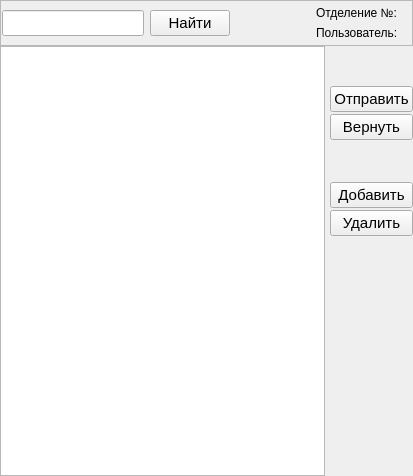
         <widget class="QWidget" name="tab_2">
          <attribute name="title">
           <string>Отделения</string>
          </attribute>
          <layout class="QVBoxLayout" name="verticalLayout_6">
           <property name="spacing">
            <number>0</number>
           </property>
           <property name="leftMargin">
            <number>0</number>
           </property>
           <property name="topMargin">
            <number>0</number>
           </property>
           <property name="rightMargin">
            <number>0</number>
           </property>
           <property name="bottomMargin">
            <number>0</number>
           </property>
           <item>
            <layout class="QVBoxLayout" name="verticalLayout_5">
             <property name="spacing">
              <number>0</number>
             </property>
             <item>
              <widget class="QFrame" name="frame_2">
               <property name="frameShape">
                <enum>QFrame::StyledPanel</enum>
               </property>
               <property name="frameShadow">
                <enum>QFrame::Raised</enum>
               </property>
               <layout class="QHBoxLayout" name="horizontalLayout_21">
                <property name="leftMargin">
                 <number>1</number>
                </property>
                <property name="topMargin">
                 <number>5</number>
                </property>
                <property name="rightMargin">
                 <number>1</number>
                </property>
                <property name="bottomMargin">
                 <number>5</number>
                </property>
                <item>
                 <widget class="QLineEdit" name="S1_p2_lineEdit1">
                  <property name="font">
                   <font>
                    <pointsize>11</pointsize>
                   </font>
                  </property>
                 </widget>
                </item>
                <item>
                 <widget class="QPushButton" name="S1_p2_Button1">
                  <property name="font">
                   <font>
                    <pointsize>11</pointsize>
                   </font>
                  </property>
                  <property name="text">
                   <string>Найти</string>
                  </property>
                  <property name="autoDefault">
                   <bool>true</bool>
                  </property>
                  <property name="default">
                   <bool>false</bool>
                  </property>
                 </widget>
                </item>
                <item>
                 <spacer name="horizontalSpacer_2">
                  <property name="orientation">
                   <enum>Qt::Horizontal</enum>
                  </property>
                  <property name="sizeHint" stdset="0">
                   <size>
                    <width>40</width>
                    <height>20</height>
                   </size>
                  </property>
                 </spacer>
                </item>
                <item>
                 <spacer name="horizontalSpacer_4">
                  <property name="orientation">
                   <enum>Qt::Horizontal</enum>
                  </property>
                  <property name="sizeHint" stdset="0">
                   <size>
                    <width>40</width>
                    <height>20</height>
                   </size>
                  </property>
                 </spacer>
                </item>
                <item>
                 <layout class="QVBoxLayout" name="verticalLayout">
                  <item>
                   <layout class="QHBoxLayout" name="horizontalLayout_6">
                    <item>
                     <widget class="QLabel" name="S1_label_n3">
                      <property name="font">
                       <font>
                        <pointsize>9</pointsize>
                       </font>
                      </property>
                      <property name="text">
                       <string>Отделение №:</string>
                      </property>
                     </widget>
                    </item>
                    <item>
                     <widget class="QLabel" name="S1_label_3">
                      <property name="font">
                       <font>
                        <pointsize>9</pointsize>
                       </font>
                      </property>
                      <property name="text">
                       <string/>
                      </property>
                     </widget>
                    </item>
                   </layout>
                  </item>
                  <item>
                   <layout class="QHBoxLayout" name="horizontalLayout_7">
                    <item>
                     <widget class="QLabel" name="S1_label_n4">
                      <property name="font">
                       <font>
                        <pointsize>9</pointsize>
                       </font>
                      </property>
                      <property name="text">
                       <string>Пользователь:</string>
                      </property>
                     </widget>
                    </item>
                    <item>
                     <widget class="QLabel" name="S1_label_4">
                      <property name="font">
                       <font>
                        <pointsize>9</pointsize>
                       </font>
                      </property>
                      <property name="text">
                       <string/>
                      </property>
                     </widget>
                    </item>
                   </layout>
                  </item>
                 </layout>
                </item>
               </layout>
              </widget>
             </item>
             <item>
              <layout class="QHBoxLayout" name="horizontalLayout_22">
               <property name="spacing">
                <number>5</number>
               </property>
               <item>
                <widget class="QTableView" name="S1_p2_tableView1">
                 <property name="font">
                  <font>
                   <pointsize>10</pointsize>
                  </font>
                 </property>
                 <property name="cursor" stdset="0">
                  <cursorShape>PointingHandCursor</cursorShape>
                 </property>
                 <property name="focusPolicy">
                  <enum>Qt::ClickFocus</enum>
                 </property>
                 <attribute name="verticalHeaderVisible">
                  <bool>false</bool>
                 </attribute>
                </widget>
               </item>
               <item>
                <layout class="QVBoxLayout" name="verticalLayout_4">
                 <property name="spacing">
                  <number>2</number>
                 </property>
                 <property name="leftMargin">
                  <number>0</number>
                 </property>
                 <property name="rightMargin">
                  <number>0</number>
                 </property>
                 <property name="bottomMargin">
                  <number>0</number>
                 </property>
                 <item>
                  <spacer name="verticalSpacer_9">
                   <property name="orientation">
                    <enum>Qt::Vertical</enum>
                   </property>
                   <property name="sizeHint" stdset="0">
                    <size>
                     <width>20</width>
                     <height>40</height>
                    </size>
                   </property>
                  </spacer>
                 </item>
                 <item>
                  <widget class="QPushButton" name="S1_p2_Button2">
                   <property name="sizePolicy">
                    <sizepolicy hsizetype="Preferred" vsizetype="Fixed">
                     <horstretch>0</horstretch>
                     <verstretch>0</verstretch>
                    </sizepolicy>
                   </property>
                   <property name="font">
                    <font>
                     <pointsize>11</pointsize>
                    </font>
                   </property>
                   <property name="text">
                    <string>Отправить</string>
                   </property>
                   <property name="autoDefault">
                    <bool>true</bool>
                   </property>
                   <property name="default">
                    <bool>false</bool>
                   </property>
                  </widget>
                 </item>
                 <item>
                  <widget class="QPushButton" name="S1_p2_Button3">
                   <property name="font">
                    <font>
                     <pointsize>11</pointsize>
                    </font>
                   </property>
                   <property name="text">
                    <string>Вернуть</string>
                   </property>
                   <property name="autoDefault">
                    <bool>true</bool>
                   </property>
                   <property name="default">
                    <bool>false</bool>
                   </property>
                  </widget>
                 </item>
                 <item>
                  <spacer name="verticalSpacer_10">
                   <property name="orientation">
                    <enum>Qt::Vertical</enum>
                   </property>
                   <property name="sizeHint" stdset="0">
                    <size>
                     <width>20</width>
                     <height>40</height>
                    </size>
                   </property>
                  </spacer>
                 </item>
                 <item>
                  <widget class="QPushButton" name="S1_p2_Button4">
                   <property name="font">
                    <font>
                     <pointsize>11</pointsize>
                    </font>
                   </property>
                   <property name="text">
                    <string>Добавить</string>
                   </property>
                   <property name="autoDefault">
                    <bool>true</bool>
                   </property>
                   <property name="default">
                    <bool>false</bool>
                   </property>
                  </widget>
                 </item>
                 <item>
                  <widget class="QPushButton" name="S1_p2_Button5">
                   <property name="font">
                    <font>
                     <pointsize>11</pointsize>
                    </font>
                   </property>
                   <property name="text">
                    <string>Удалить</string>
                   </property>
                   <property name="autoDefault">
                    <bool>true</bool>
                   </property>
                   <property name="default">
                    <bool>false</bool>
                   </property>
                  </widget>
                 </item>
                 <item>
                  <spacer name="verticalSpacer_13">
                   <property name="orientation">
                    <enum>Qt::Vertical</enum>
                   </property>
                   <property name="sizeHint" stdset="0">
                    <size>
                     <width>20</width>
                     <height>40</height>
                    </size>
                   </property>
                  </spacer>
                 </item>
                 <item>
                  <spacer name="verticalSpacer_14">
                   <property name="orientation">
                    <enum>Qt::Vertical</enum>
                   </property>
                   <property name="sizeHint" stdset="0">
                    <size>
                     <width>20</width>
                     <height>40</height>
                    </size>
                   </property>
                  </spacer>
                 </item>
                 <item>
                  <spacer name="verticalSpacer_16">
                   <property name="orientation">
                    <enum>Qt::Vertical</enum>
                   </property>
                   <property name="sizeHint" stdset="0">
                    <size>
                     <width>20</width>
                     <height>40</height>
                    </size>
                   </property>
                  </spacer>
                 </item>
                 <item>
                  <spacer name="verticalSpacer_17">
                   <property name="orientation">
                    <enum>Qt::Vertical</enum>
                   </property>
                   <property name="sizeHint" stdset="0">
                    <size>
                     <width>20</width>
                     <height>40</height>
                    </size>
                   </property>
                  </spacer>
                 </item>
                 <item>
                  <spacer name="verticalSpacer_12">
                   <property name="orientation">
                    <enum>Qt::Vertical</enum>
                   </property>
                   <property name="sizeHint" stdset="0">
                    <size>
                     <width>20</width>
                     <height>40</height>
                    </size>
                   </property>
                  </spacer>
                 </item>
                 <item>
                  <spacer name="verticalSpacer_11">
                   <property name="orientation">
                    <enum>Qt::Vertical</enum>
                   </property>
                   <property name="sizeHint" stdset="0">
                    <size>
                     <width>20</width>
                     <height>40</height>
                    </size>
                   </property>
                  </spacer>
                 </item>
                </layout>
               </item>
              </layout>
             </item>
            </layout>
           </item>
          </layout>
         </widget>
